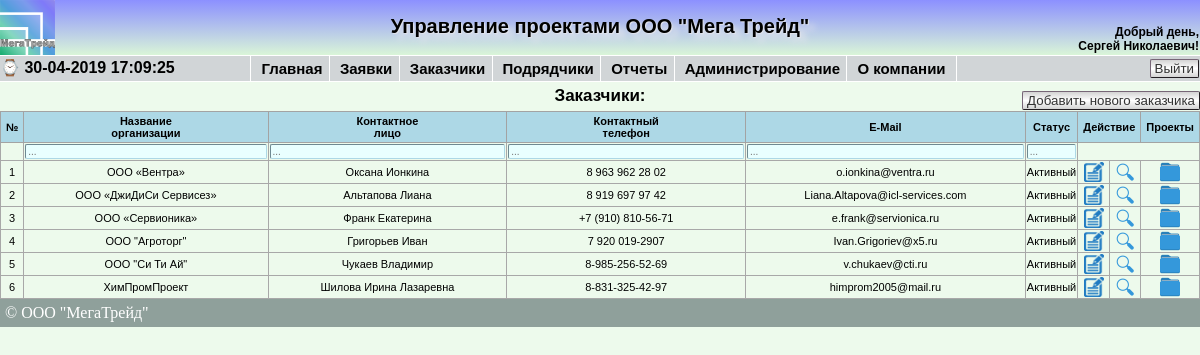
The app's page /showcustomer.php (signed in), older data.
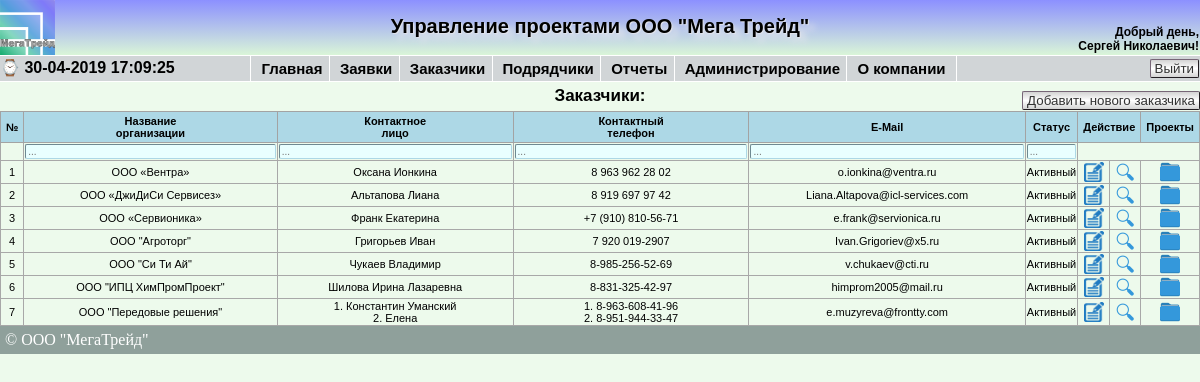
The same page, newer data.
### tables this page shows
CREATE TABLE `customer` (
  `id_customer` int(11) NOT NULL AUTO_INCREMENT,
  `customer_name` varchar(100) NOT NULL,
  `jur_address` text NOT NULL,
  `post_address` text NOT NULL,
  `ogrn` varchar(15) NOT NULL,
  `inn` varchar(12) NOT NULL,
  `kpp` varchar(9) NOT NULL,
  `dogovor_number` varchar(50) NOT NULL,
  `status` tinyint(1) NOT NULL,
  `bank_name` varchar(200) NOT NULL,
  `bank_bik` varchar(9) NOT NULL,
  `korr_schet` varchar(20) NOT NULL,
  `rasch_schet` varchar(20) NOT NULL,
  `recipient` varchar(150) NOT NULL,
  `phone` varchar(100) NOT NULL,
  `email` varchar(100) NOT NULL,
  `contact_name` varchar(200) NOT NULL,
  `comment` text,
  PRIMARY KEY (`id_customer`)
);

### func/db.php (called while the page is built, shortened)
<?php
function Show_Customer($connection)
{
	$search = "SELECT * FROM customer ORDER BY customer_name ASC";
    $result = $connection->query ($search);
    $rows = $result->num_rows;
    if (!$rows) return false;
    else
    {
        $array = array ();
        for ($i=0; $i<$rows; $i++)
        {
            $result->data_seek ($i);
            $row =$result->fetch_array (MYSQLI_ASSOC);
            $array["$i"] = $row;
        }
    }
    return $array;
}
?>

### func/arrays.php (called while the page is built, shortened)
<?php
$statusedit = array("Неактивный", "Активный", "Любой");
?>

### showcustomer.php (the view, shortened to what this page needs)
<?php
require '/connection/config.php';
if(isset($_SESSION['userlevel']) AND $_SESSION['userlevel']<4){
require_once '/blocks/header.php';
require '/func/arrays.php';
$customer = Show_Customer($link);
?>
<!DOCTYPE html>
<html lang="ru">
<head>
</head>
<body>
	<div class="showcustomer">
		<div class="breadcrumbs">Заказчики:</div>
		<?php if($_SESSION['userlevel']<=3){ ?>
			<div class="newticket">
				<a href='/newcustomer.php'><button class="button-new">Добавить нового заказчика</button></a>
			</div>
		<?php }?>
		<table border="1">
			<thead>
				<tr class="hdr">
					<th width="1">№</th>
					<th>Название<br>организации</th>
					<th>Контактное<br>лицо</th>
					<th>Контактный<br>телефон</th>
					<th>E-Mail</th>
					<th  width=1%>Статус</th>
					<th width="1" <?php if($_SESSION['userlevel'] <= 3){ ?> colspan="2"<?php }?>>Действие</th>
					<th width="1">Проекты</th>
				</tr>
				<tr class='table-filters'>
					<td>
					</td>
					<td>
						<input class="reg_input_filter" type="text" placeholder="..."/>
					</td>
					<td>
						<input class="reg_input_filter" type="text" placeholder="..."/>
					</td>
					<td>
						<input class="reg_input_filter" type="text" placeholder="..."/>
					</td>
					<td>
						<input class="reg_input_filter" type="text" placeholder="..."/>
					</td>
					<td>
						<input class="reg_input_filter" type="text" placeholder="..."/>
					</td>
					<td colspan="3">
					</td>
				</tr>
			</thead>
	<?php if($customer){
		foreach($customer as $i => $customers) {
		?>
			<tr class="reg_text_show_tickets">
				<td align="center" width="1"><?=$i + 1?></td>
				<td align="center"><?=$customers['customer_name']?></td>
				<td align="center">
				<?php
					$contact_name_exp = explode(";", $customers['contact_name']);
					$count_contact_name = count($contact_name_exp);
					if($count_contact_name<2){
						echo $contact_name_exp[0];
					}
					else {
					for($i = 0; $i < $count_contact_name; $i++)
				{?>
					<?=($i+1).". ".$contact_name_exp[$i]."<br>"?>
					<?php }}?>
				</td>
				<td align="center">
				<?php
					$phone = explode(";", $customers['phone']);
					$count_phone = count($phone);
					if($count_phone<2){
						echo $phone[0];
					}
					else {
					for($i = 0; $i < $count_phone; $i++){?>
				<?=($i+1).". ".$phone[$i]."<br>"?>
					<?php }}?>
				</td>
				<td align="center">
				<?php
					$email = explode(";", $customers['email']);
					$count_email = count($email);
					if($count_email<2){
						echo $email[0];
					}
					else {
					for($i = 0; $i < $count_email; $i++){?>
				<?=($i+1).". ".$email[$i]."<br>"?>
					<?php }}?>
				</td>
				<td align="center"><?=$statusedit[$customers['status']];?></td>
				<?php if($_SESSION['userlevel']<=3){ ?>
				<td align="center" width="1">
					<a href='/editcustomer.php?edit=<?= $customers['id_customer'] ?>' title = 'Изменить'><img src='/images/edit.png' width='20' height='20'></a>
				</td>
				<?php }?>
				<td align="center" width="1">
					<a href='/lookcustomer.php?look=<?= $customers['id_customer'] ?>' title = 'Посмотреть'><img src='/images/lupa.png' width='20' height='20'></a>
				</td>
				<td align="center" width="1">
					<a href='showprojects.php?id_customer=<?= $customers['id_customer'] ?>' title = 'Проекты'><img src='/images/projects.png' width='20' height='20'></a>
				</td>
			</tr>
<?php }} else { ?>
				<tr>
					<td colspan="9" align="center" class="date">Не добавлено ни одного заказчика</td>
 				</tr>
<?php } ?>
		</table>
	</div>
<div id="footer">&copy; ООО "МегаТрейд"</div>
</body>
</html>
<?php
	}
	else
	{
		header('Location: /');
}
?>

Row changes from the older to the newer data that the page shows:
changed customer "Шилова Ирина Лазаревна": customer_name "ХимПромПроект" → "ООО \"ИПЦ ХимПромПроект\""
added customer: customer_name "ООО \"Передовые решения\"", contact_name "Константин Уманский", contact_name "Елена", phone "8-963-608-41-96", phone "8-951-944-33-47", email "e.muzyreva@frontty.com", status "Активный"
